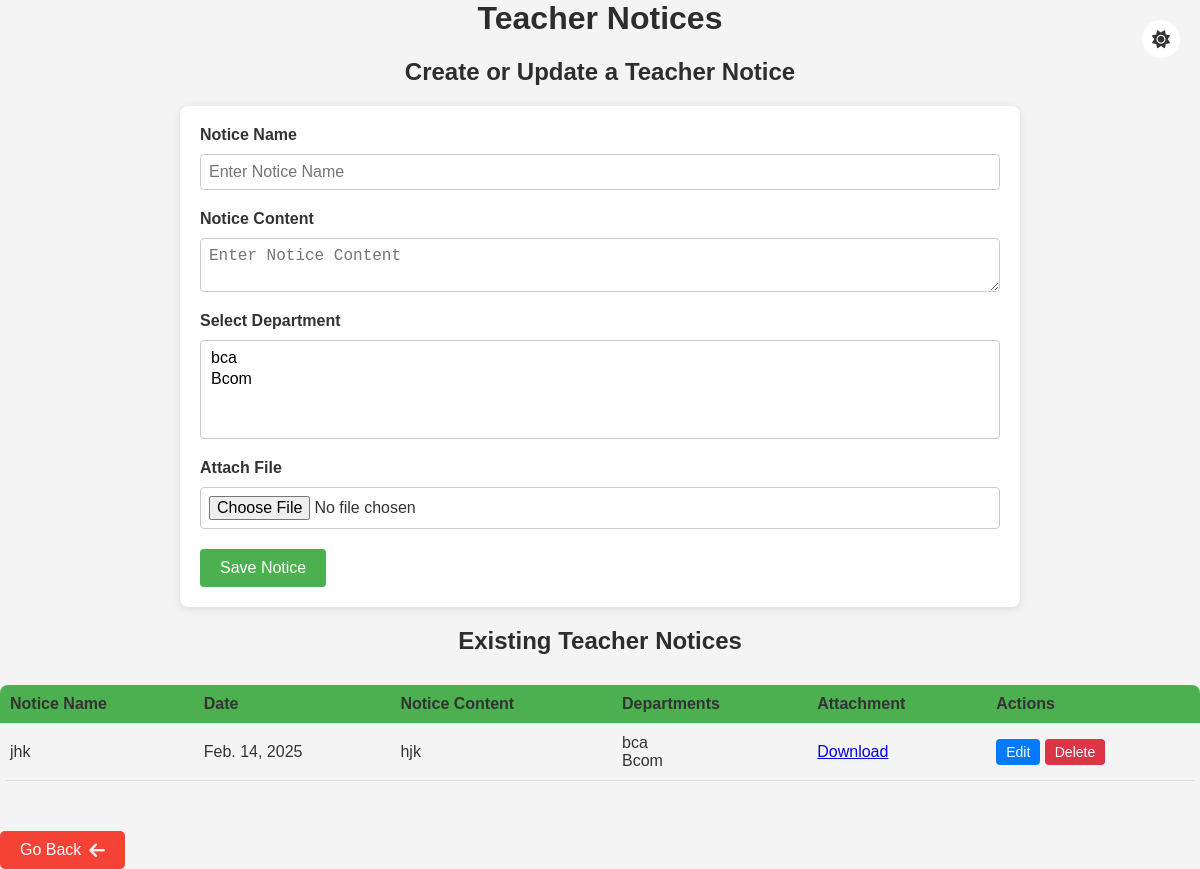
/Add_Notice_Teacher/, run on the app's committed database.
### SynChronisApp/models.py (models this page shows, shortened)
class TeacherNoticeTable(models.Model):
    NoticeName = models.CharField(max_length=50, null=True, blank=True)
    NoticeContent = models.CharField(max_length=50, null=True, blank=True)
    Date = models.DateField(auto_now_add=True, null=True, blank=True)
    FileAttachment = models.FileField(upload_to='File/', null=True, blank=True)
    Department = models.ManyToManyField(DepartmentsTable)

class DepartmentsTable(models.Model):
    department_id = models.IntegerField(null=False, blank=False)
    Department = models.CharField(max_length=50, null=True, blank=True)

### SynChronisApp/views.py (the view)
# urls.py: path('Add_Notice_Teacher/',TeacherNoticeView.as_view(), name='add_teacher_notice'),
class TeacherNoticeView(View):
    def get(self, request, *args, **kwargs):
        departments = DepartmentsTable.objects.all()
        teacher_notices = TeacherNoticeTable.objects.all()
        return render(request, 'teacher_notice_page.html', {'teacher_notices': teacher_notices, 'departments': departments})

### templates/teacher_notice_page.html (shortened to what this page needs)
{% load static %}
<html lang="en">
<head>
    <link rel="stylesheet" href="{% static 'css/teachernotice.css' %}">
    <link href="https://cdnjs.cloudflare.com/ajax/libs/font-awesome/6.0.0-beta3/css/all.min.css" rel="stylesheet">
</head>
<body>
<button id="theme-toggle-btn" class="theme-toggle-btn">
    <i class="fa fa-sun"></i>
</button>
    <h1>Teacher Notices</h1>
    <h2>Create or Update a Teacher Notice</h2>
    <form id="teacherNoticeForm" enctype="multipart/form-data">
        <label for="noticeName">Notice Name</label>
        <input type="text" id="noticeName" name="NoticeName" placeholder="Enter Notice Name" required>
        <label for="noticeContent">Notice Content</label>
        <textarea id="noticeContent" name="NoticeContent" placeholder="Enter Notice Content" required></textarea>
        <label for="department">Select Department</label>
        <select id="department" name="Department" required multiple>
            {% for department in departments %}
                <option value="{{ department.id }}">{{ department.Department }}</option>
            {% endfor %}
        </select>
        <label for="fileAttachment">Attach File</label>
        <input type="file" id="fileAttachment" name="FileAttachment" accept="application/pdf, image/*">
        <button type="submit">Save Notice</button>
    </form>
    <h2>Existing Teacher Notices</h2>
    <div id="teacherNoticeTableContainer">
    <table>
        <thead>
            <tr>
                <th>Notice Name</th>
                <th>Date </th>
                <th>Notice Content</th>
                <th>Departments</th>
                <th>Attachment</th>
                <th colspan="2">Actions</th>
            </tr>
        </thead>
        <tbody id="teacherNoticeTableBody">
            {% for notice in teacher_notices %}
                <tr data-notice-id="{{ notice.id }}">
                    <td>{{ notice.NoticeName }}</td>
                    <td>{{ notice.Date }}</td>
                    <td>{{ notice.NoticeContent }}</td>
                    <td>
                        {% for department in notice.Department.all %}
                            <span>{{ department.Department }}</span><br>
                        {% endfor %}
                    </td>
                    <td>
                        {% if notice.FileAttachment %}
                            <a href="{{ notice.FileAttachment.url }}" class="attachment-link" target="_blank">Download</a>
                        {% else %}
                            No Attachment
                        {% endif %}
                    </td>
                    <td >
                        <button class="edit-button">Edit</button>
                        <button class="delete-button">Delete</button>
                    </td>
                </tr>
            {% endfor %}
        </tbody>
    </table>
    </div>
 <button id="go-home-btn" class="go-home-btn" align="center">Go Back
    <i class="fa fa-arrow-left"></i>
  </button>
</body>
</html>

### static/css/teachernotice.css (style rules this page uses)
body { font-family: Arial, sans-serif; margin: 0; padding: 0; background-color: #f4f4f4; color: #333; transition: background-color 0.3s, color 0.3s; }
h1, h2 { color: #2d2d2d; text-align: center; }
form { background-color: #fff; padding: 20px; margin: 20px auto; max-width: 800px; border-radius: 8px; box-shadow: 0 2px 10px rgba(0, 0, 0, 0.1); }
label { display: block; margin-bottom: 10px; font-weight: bold; }
input[type="text"], textarea, select, input[type="file"] { width: 100%; padding: 8px; margin-bottom: 20px; border: 1px solid #ccc; border-radius: 4px; font-size: 16px; }
button[type="submit"] { background-color: #4CAF50; color: white; padding: 10px 20px; border: none; border-radius: 4px; font-size: 16px; cursor: pointer; }
table { width: 100%; margin-top: 30px; border-collapse: collapse; border-radius: 8px; overflow: hidden; }
table th, table td { padding: 10px; text-align: left; border-bottom: 1px solid #ddd; }
table th { background-color: #4CAF50; color: white; }
button.edit-button, button.delete-button { background-color: #007bff; color: white; padding: 5px 10px; border: none; border-radius: 4px; font-size: 14px; cursor: pointer; }
button.delete-button { background-color: #dc3545; }
.theme-toggle-btn { position: absolute; top: 20px; right: 20px; background-color: #f1f1f1; padding: 10px; border-radius: 50%; border: none; cursor: pointer; font-size: 18px; }
.theme-toggle-btn i { color: #333; }
body.light { background-color: #f4f4f4; color: #333; }
body.light .theme-toggle-btn { background-color: #fff; }
body.light table th, body.light table td { color: #333; }
body.light button.edit-button, body.light button.delete-button { color: white; }
.go-home-btn { background-color: #f44336; color: white; padding: 10px 20px; border: none; border-radius: 5px; cursor: pointer; font-size: 16px; display: flex; align-items: center; gap: 8px; bottom: 20px; right: 100px; z-index: 1000; margin-top: 50px; }
.go-home-btn i { font-size: 18px; }
body.light .go-home-btn { background-color: #f44336; color: white; }
body.light .go-home-btn i { color: white; }

### data on the page
TeacherNoticeTable: NoticeName "jhk", Date "Feb. 14, 2025", NoticeContent "hjk"
DepartmentsTable: {{ department.id }} 30 (drawn), Department "bca"
DepartmentsTable: {{ department.id }} 31 (drawn), Department "Bcom"
